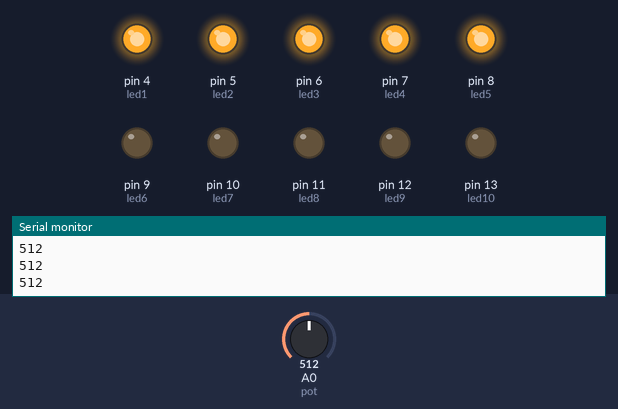
Simulated run of this sketch. Board: Arduino Uno, built with avr-gcc and run on an emulated ATmega328P. On the bench: output pins drawn as LEDs (lit = HIGH), the last lines printed to the serial monitor. The test bench sets the inputs (shaded band); at power-on: A0 (pot) = 512.

Above: at 1.2 s.
1.3 s: A0 (pot) set to 440
At 2.5 s:
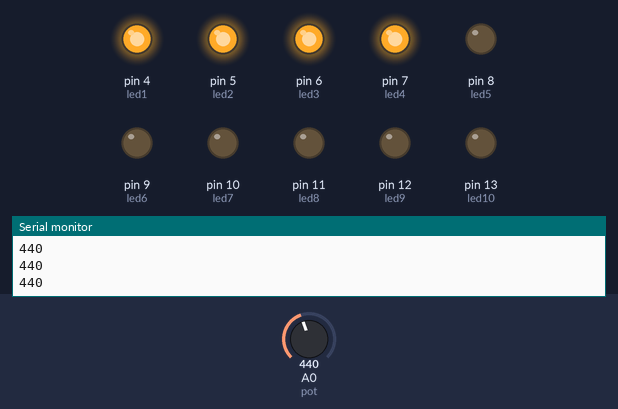
2.8 s: A0 (pot) set to 306
At 3.9 s:
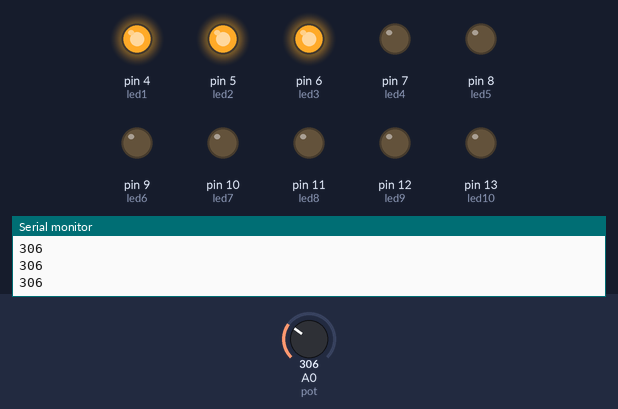
4.3 s: A0 (pot) set to 260
At 4.9 s:
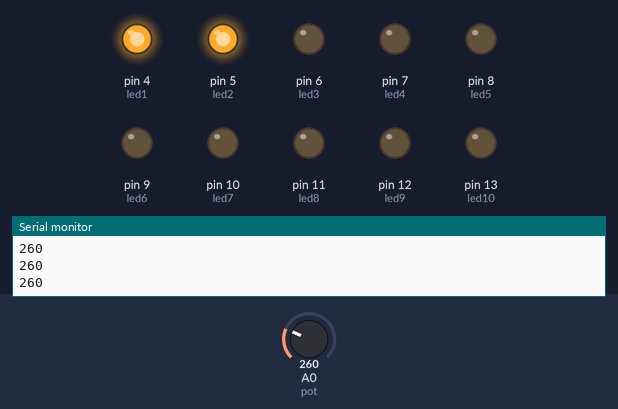
5.8 s: A0 (pot) set to 122
At 6.2 s:
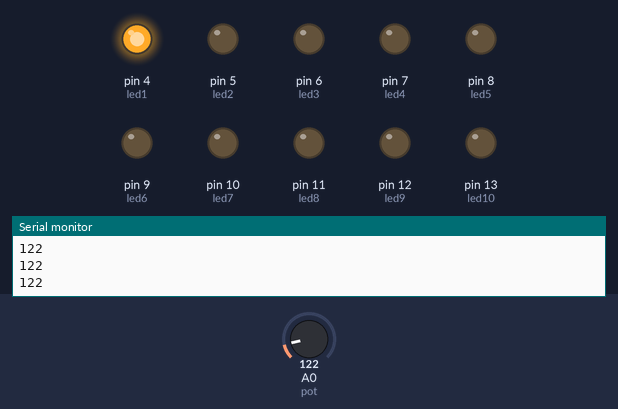
7.3 s: A0 (pot) set to 97
8.8 s: A0 (pot) set to 86
At 9.6 s:
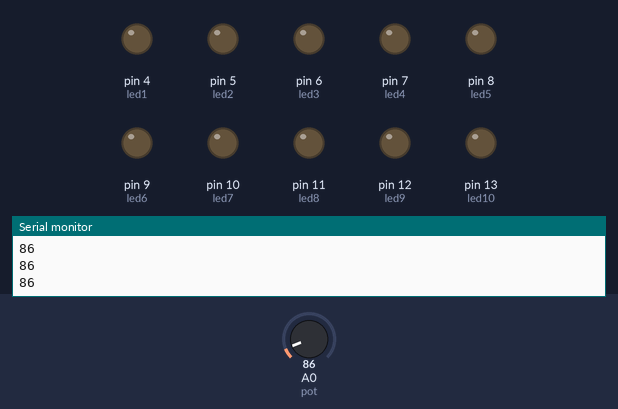
Timing chart, 0 to 11.3 s (numbered marks = the images above; inputs shaded):
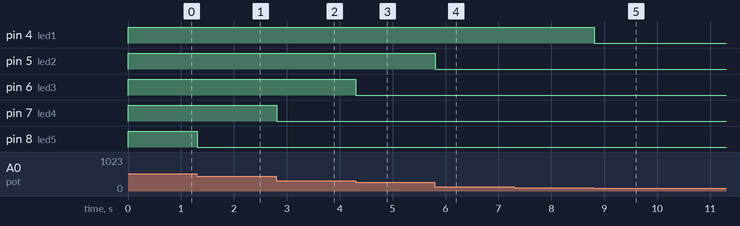

Measured:
- the behaviour switches between 91 and 90 on A0 (pot) (found by bisection; images 4 and 5)
- after the input at 1.3 s, pin 8 (led5): HIGH → LOW at once
- after the input at 2.8 s, pin 7 (led4): HIGH → LOW at once
- after the input at 4.3 s, pin 6 (led3): HIGH → LOW at once
- after the input at 5.8 s, pin 5 (led2): HIGH → LOW at once
- after the input at 8.8 s, pin 4 (led1): HIGH → LOW at once

The sketch:

codigo.ino
```cpp
// C++ code
//

const int led1 = 4;
const int led2 = 5;
const int led3 = 6;
const int led4 = 7;
const int led5 = 8;
const int led6 = 9;
const int led7 = 10;
const int led8 = 11;
const int led9 = 12;
const int led10 = 13;

const int pot = 0;
int var = 0;

void setup()
{
  pinMode(led1, OUTPUT);
  pinMode(led2, OUTPUT);
  pinMode(led3, OUTPUT);
  pinMode(led4, OUTPUT);
  pinMode(led5, OUTPUT);
  pinMode(led6, OUTPUT);
  pinMode(led7, OUTPUT);
  pinMode(led8, OUTPUT);
  pinMode(led9, OUTPUT);
  pinMode(led10, OUTPUT);
  Serial.begin(9600);
}


void loop()
{
  var = analogRead(pot);
  Serial.println(var);

  if(var > 90){
    digitalWrite(led1,HIGH);
  }else{
    digitalWrite(led1,LOW);
  }

    if(var > 180){
    digitalWrite(led2,HIGH);
  }else{
     digitalWrite(led2,LOW);
   }

    if(var > 270){
    digitalWrite(led3,HIGH);
  }else{
     digitalWrite(led3,LOW);
   }

    if(var > 360){
    digitalWrite(led4,HIGH);
  }else{
     digitalWrite(led4,LOW);
   }

    if(var > 450){
    digitalWrite(led5,HIGH);
  }else{
     digitalWrite(led5,LOW);
   }

    if(var > 560){
    digitalWrite(led6,HIGH);
  }else{
     digitalWrite(led6,LOW);
   }

    if(var > 630){
    digitalWrite(led7,HIGH);
  }else{
     digitalWrite(led7,LOW);
   }

    if(var > 720){
    digitalWrite(led8,HIGH);
  }else{
     digitalWrite(led8,LOW);
   }

    if(var > 810){
    digitalWrite(led9,HIGH);
  }else{
     digitalWrite(led9,LOW);
   }

    if(var > 900){
    digitalWrite(led10,HIGH);
  }else{
     digitalWrite(led10,LOW);
   }

 }
```
